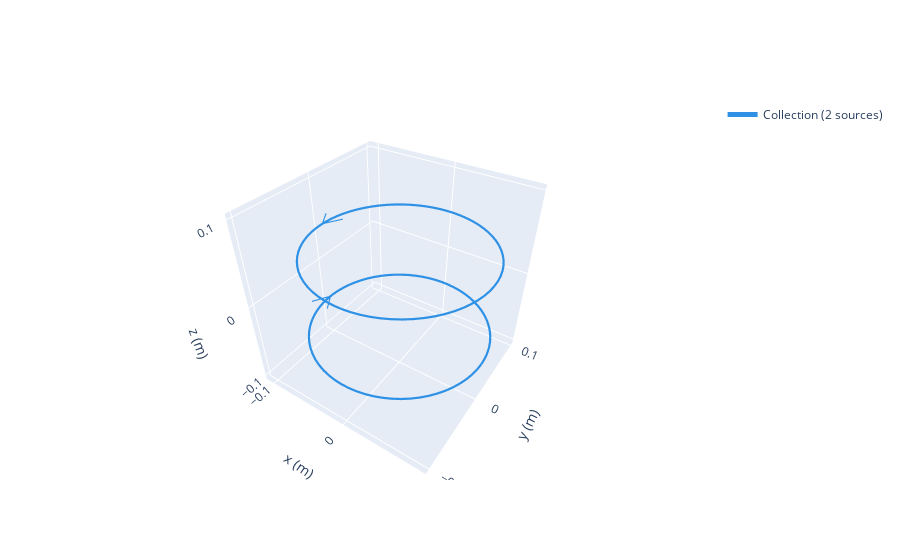

This figure's notebook cell:
### Code cell
import magpylib as magpy
import numpy as np
import matplotlib.pyplot as plt

def biot_savart_loop(radius, current, observation_point, loop_center, num_segments=100):
    mu_0 = 4 * np.pi * 1e-7  # Tm/A

    # Discretize the loop into small segments
    theta = np.linspace(0, 2 * np.pi, num_segments)
    dl = 2 * np.pi * radius / num_segments  # Length of each segment

    # Positions of the current elements on the loop
    x_prime = loop_center[0] + radius * np.cos(theta)
    y_prime = loop_center[1] + radius * np.sin(theta)
    z_prime = loop_center[2] * np.ones_like(theta)

    B = np.zeros(3)  # Initialize magnetic field vector

    for i in range(num_segments):
        r_prime = np.array([x_prime[i], y_prime[i], z_prime[i]])
        dl_vector = dl * np.array([-np.sin(theta[i]), np.cos(theta[i]), 0])  # Tangential to the loop

        r_vec = np.array(observation_point) - r_prime
        r_mag = np.linalg.norm(r_vec)

        if r_mag != 0:
            dB = (mu_0 * current / (4 * np.pi)) * (np.cross(dl_vector, r_vec) / r_mag**3)
            B += dB

    return B

def method_2(radius, current, r):
    distance = radius  # distance between the centers of the loops

    # Initialize arrays for Bx, By, Bz
    Bx = np.zeros_like(r)
    By = np.zeros_like(r)
    Bz = np.zeros_like(r)

    # Calculate the magnetic field along each axis
    for i, xi in enumerate(r):
        B1 = biot_savart_loop(radius, current, [xi, 0, 0], [0, 0, distance/2])
        B2 = biot_savart_loop(radius, -current, [xi, 0, 0], [0, 0, -distance/2])
        Bx[i] = B1[0] + B2[0]

        B1 = biot_savart_loop(radius, current, [0, xi, 0], [0, 0, distance/2])
        B2 = biot_savart_loop(radius, -current, [0, xi, 0], [0, 0, -distance/2])
        By[i] = B1[1] + B2[1]

        B1 = biot_savart_loop(radius, current, [0, 0, xi], [0, 0, distance/2])
        B2 = biot_savart_loop(radius, -current, [0, 0, xi], [0, 0, -distance/2])
        Bz[i] = B1[2] + B2[2]

    return Bx, By, Bz

def method_1(radius, current, r):
    distance = radius  # distance between the centers of the loops

    # Create the two circular loops
    loop1 = magpy.current.Circle(current=+current, diameter=2*radius)
    loop2 = magpy.current.Circle(current=-current, diameter=2*radius)

    # Position the loops at +distance/2 and -distance/2 along the z-axis
    loop1.move([0, 0, distance/2])
    loop2.move([0, 0, -distance/2])

    # Create a collection of the two loops
    collection = magpy.Collection(loop1, loop2)
    collection.show()

    #hjhjh

    # Calculate the magnetic field along each axis using the collection
    Bx = [collection.getB([xi, 0, 0]) for xi in r]
    By = [collection.getB([0, yi, 0]) for yi in r]
    Bz = [collection.getB([0, 0, zi]) for zi in r]

    # Extract the Bz component (as it is the most significant component for this configuration)
    Bx = np.array(Bx)[:, 0]
    By = np.array(By)[:, 1]
    Bz = np.array(Bz)[:, 2]

    #Name the system
    #anti_helmholtz = magpy.Collection(loop1, loop2)
    return Bx, By, Bz, collection

# Define parameters
radius = 100e-3  # in mm
current = 1  # in A
r = np.linspace(-200, 200, 200)*1e-3  # range in mm

Bx, By, Bz, anti_helmoltz = method_1(radius, current, r)
Bx_, By_, Bz_ = method_2(radius, current, r)

# Plot the magnetic field along each axis
plt.figure(figsize=(15, 5))

plt.subplot(1, 3, 1)
plt.plot(r, Bx)
plt.plot(r, Bx_)


plt.title('Magnetic Field along X-axis')
plt.xlabel('X (mm)')
plt.ylabel('Bz (mT)')

plt.subplot(1, 3, 2)
plt.plot(r, By)
plt.plot(r, By_)

plt.title('Magnetic Field along Y-axis')
plt.xlabel('Y (mm)')
plt.ylabel('Bz (mT)')

plt.subplot(1, 3, 3)
plt.plot(r, Bz)
plt.plot(r, Bz_)
plt.title('Magnetic Field along Z-axis')
plt.xlabel('Z (mm)')
plt.ylabel('Bz (mT)')

plt.tight_layout()

### Figure 1 — Plotly figure (JSON) as saved in the notebook; plotly's stock layout.template omitted (floating-point values rounded to 4 significant figures; data arrays with more than 128 entries replaced by an {"elided": "..."} marker saying what was removed)
{"data": [{"legendgroup": "Collection(id=2376907642672)", "line": {"color": "#2e91e5", "dash": "solid", "width": 2.2}, "mode": "lines", "name": "Collection (2 sources)", "opacity": 1, "showlegend": true, "type": "scatter3d", "x": [null, -0.112, -0.1, -0.088, null, -0.112, -0.1, -0.088], "y": [null, 0.02, 1.225e-17, 0.02, null, -0.02, 1.225e-17, -0.02], "z": [null, 0.05, 0.05, 0.05, null, -0.05, -0.05, -0.05]}, {"legendgroup": "Collection(id=2376907642672)", "line": {"color": "#2e91e5", "dash": "solid", "width": 4.4}, "mode": "lines", "name": "Collection (2 sources)", "opacity": 1, "showlegend": false, "type": "scatter3d", "x": {"elided": "146 float values"}, "y": {"elided": "146 float values"}, "z": {"elided": "146 float values"}}], "layout": {"legend": {"itemsizing": "constant"}, "scene": {"aspectmode": "manual", "aspectratio": {"x": 1, "y": 1, "z": 1}, "camera": {"eye": {"x": 1, "y": -1.5, "z": 1.4}}, "xaxis": {"autorange": false, "range": [-0.112, 0.1], "title": {"text": "x (m)"}}, "yaxis": {"autorange": false, "range": [-0.106, 0.106], "title": {"text": "y (m)"}}, "zaxis": {"autorange": false, "range": [-0.106, 0.106], "title": {"text": "z (m)"}}}}}
